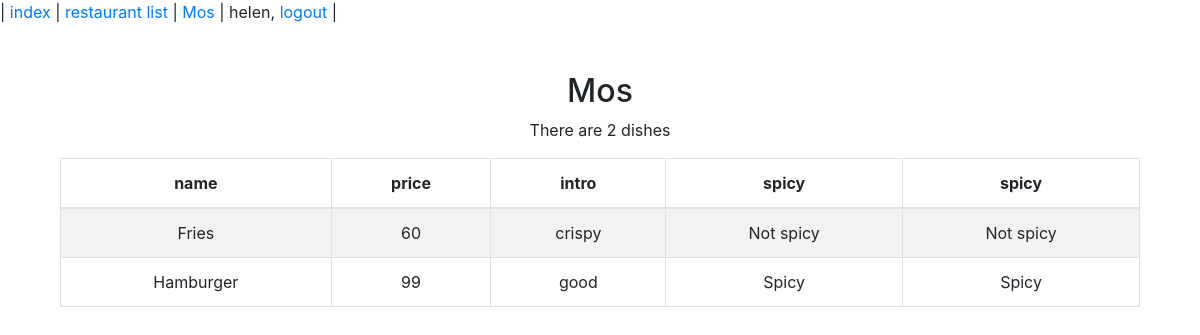
The page /restaurants/mos_menu/ (signed in) on the database its author committed.
### restaurants/models.py (models this page shows, shortened)
class Restaurant(models.Model):
    name = models.CharField(max_length=20)
    phone_number = models.CharField(max_length=15)
    address = models.CharField(max_length=50, blank=True)

class Food(models.Model):
    name = models.CharField(max_length=20)
    price = models.DecimalField(max_digits=5, decimal_places=0)
    comment = models.CharField(max_length=50, blank=True)
    is_spicy = models.BooleanField(default=False)
    restaurant = models.ForeignKey(Restaurant)

### restaurants/views.py (the view)
# urls.py: url(r'^menu/(?P<pk>\d+)/$', login_required(MenuView.as_view()), name="menu"),
class MenuView(DetailView):
    model = Restaurant
    template_name = 'menu.html'
    context_object_name = 'restaurant'
    def get(self, request, pk, *args, **kwargs):
        try:
            return super(MenuView, self).get(self, request, pk=pk, *args, **kwargs)
        except Http404:
            return HttpResponseRedirect('/restaurants/list/')

### restaurants/templatetags/myfilters.py (called while the page is built)
@register.filter(name='yes_no')
def yes_no(bool_value, show_str):
	if bool_value:
		return show_str.partition('/')[0]
	else:
		return show_str.partition('/')[2]

### restaurants/templates/menu.html (shortened to what this page needs)
{% extends 'base.html' %}
{% block head %}
<link rel="stylesheet" href="https://maxcdn.bootstrapcdn.com/bootstrap/4.0.0-alpha.6/css/bootstrap.min.css">
{% endblock %}
{% block content %}
	<div class="container">
	<div class="menus">
	<div>
	<h2>{{restaurant.name}}</h2>
	{% load myfilters %}
		 <p> There are {{ restaurant.food_set.all | length}} dishes </p>
		<table class="table table-bordered table-striped " align="center">
			<thead>
			<tr>
			<th>name</td>
			<th>price</th>
			<th>intro</th>
			<th>spicy</th>
			<th>spicy</th>
			</tr>
			</thead>
			<tbody>
	{% for food in restaurant.food_set.all %}
			<tr>
			<td>{{food.name}}</td>
			<td>{{food.price}}</td>
			<td>{{food.comment}}</td>
			<td>{{food.is_spicy|yes_no:"Spicy/Not spicy"}}</td>
			<td>{% if food.is_spicy %} Spicy {% else %} Not spicy {% endif %}</td>
			</tr>
	{% endfor %}
			</tbody>
		</table>
	</div>
	</div></div>
{% endblock %}

### templates/base.html (shortened to what this page needs)
<!DOCTYPE html>
<html lang="en">
<head>
	{% block head %}{% endblock %}
</head>
<body>
<nav>
	| <a href="/index/">index</a> |
	  <a href="/restaurants/list/">restaurant list</a> |
	  <a href="/restaurants/mos_menu/">Mos</a> |
	{% if request.user.is_authenticated %}
		{{ request.user }}, <a href="/accounts/logout/">logout</a> |
	{% else %}
		<a href="/accounts/login/">login</a> |
		<a href="/accounts/register/">register</a> |
	{% endif %}
</nav>
{% block content %} {% endblock %}
</body>
</html>

### restaurants/templates/menu.html (style rules this page uses)
th { text-align: center; }
div.menus { text-align: center; padding: 40px 15px; }

### rows shown on the page
Restaurant: name "Mos", food_set.all|length "2"
Food: name "Fries", price "60", comment "crispy", is_spicy|yes_no "Not spicy"
Food: name "Hamburger", price "99", comment "good", is_spicy|yes_no "Spicy"

### other values the page prints
{{ request.user }} "helen"
